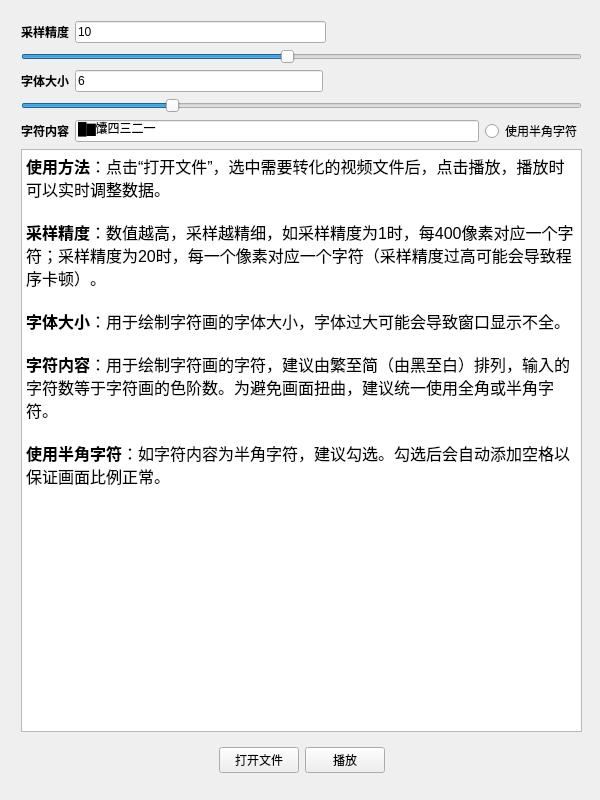
<?xml version="1.0" encoding="UTF-8"?>
<ui version="4.0">
 <class>Widget</class>
 <widget class="QWidget" name="Widget">
  <property name="geometry">
   <rect>
    <x>0</x>
    <y>0</y>
    <width>600</width>
    <height>800</height>
   </rect>
  </property>
  <property name="minimumSize">
   <size>
    <width>600</width>
    <height>800</height>
   </size>
  </property>
  <property name="maximumSize">
   <size>
    <width>600</width>
    <height>800</height>
   </size>
  </property>
  <property name="windowTitle">
   <string>ASCIIart</string>
  </property>
  <layout class="QGridLayout" name="gridLayout">
   <item row="1" column="0">
    <widget class="QWidget" name="widget_2" native="true">
     <widget class="QWidget" name="layoutWidget">
      <property name="geometry">
       <rect>
        <x>10</x>
        <y>10</y>
        <width>561</width>
        <height>761</height>
       </rect>
      </property>
      <layout class="QVBoxLayout" name="verticalLayout">
       <item>
        <layout class="QGridLayout" name="gridLayout_2">
         <item row="0" column="2">
          <spacer name="horizontalSpacer_3">
           <property name="orientation">
            <enum>Qt::Horizontal</enum>
           </property>
           <property name="sizeHint" stdset="0">
            <size>
             <width>170</width>
             <height>20</height>
            </size>
           </property>
          </spacer>
         </item>
         <item row="0" column="1">
          <widget class="QLineEdit" name="lineEdit">
           <property name="text">
            <string>10</string>
           </property>
          </widget>
         </item>
         <item row="1" column="0" colspan="3">
          <widget class="QSlider" name="horizontalSlider">
           <property name="minimum">
            <number>1</number>
           </property>
           <property name="maximum">
            <number>20</number>
           </property>
           <property name="pageStep">
            <number>5</number>
           </property>
           <property name="value">
            <number>10</number>
           </property>
           <property name="orientation">
            <enum>Qt::Horizontal</enum>
           </property>
          </widget>
         </item>
         <item row="0" column="0">
          <widget class="QLabel" name="label">
           <property name="font">
            <font>
             <weight>75</weight>
             <bold>true</bold>
            </font>
           </property>
           <property name="text">
            <string>采样精度</string>
           </property>
          </widget>
         </item>
        </layout>
       </item>
       <item>
        <layout class="QGridLayout" name="gridLayout_4">
         <item row="0" column="0">
          <widget class="QLabel" name="label_3">
           <property name="font">
            <font>
             <weight>75</weight>
             <bold>true</bold>
            </font>
           </property>
           <property name="text">
            <string>字体大小</string>
           </property>
          </widget>
         </item>
         <item row="1" column="0" colspan="4">
          <widget class="QSlider" name="horizontalSlider_3">
           <property name="minimum">
            <number>1</number>
           </property>
           <property name="maximum">
            <number>20</number>
           </property>
           <property name="pageStep">
            <number>5</number>
           </property>
           <property name="value">
            <number>6</number>
           </property>
           <property name="orientation">
            <enum>Qt::Horizontal</enum>
           </property>
          </widget>
         </item>
         <item row="0" column="3">
          <spacer name="horizontalSpacer_7">
           <property name="orientation">
            <enum>Qt::Horizontal</enum>
           </property>
           <property name="sizeHint" stdset="0">
            <size>
             <width>170</width>
             <height>20</height>
            </size>
           </property>
          </spacer>
         </item>
         <item row="0" column="1">
          <widget class="QLineEdit" name="lineEdit_3">
           <property name="text">
            <string>6</string>
           </property>
          </widget>
         </item>
        </layout>
       </item>
       <item>
        <layout class="QHBoxLayout" name="horizontalLayout_2">
         <item>
          <widget class="QLabel" name="label_4">
           <property name="font">
            <font>
             <weight>75</weight>
             <bold>true</bold>
            </font>
           </property>
           <property name="text">
            <string>字符内容</string>
           </property>
          </widget>
         </item>
         <item>
          <widget class="QLineEdit" name="lineEdit_4">
           <property name="text">
            <string>█▇馕四三二一　</string>
           </property>
          </widget>
         </item>
         <item>
          <widget class="QRadioButton" name="radioButton">
           <property name="text">
            <string>使用半角字符</string>
           </property>
          </widget>
         </item>
        </layout>
       </item>
       <item>
        <widget class="QTextBrowser" name="textBrowser">
         <property name="html">
          <string>&lt;!DOCTYPE HTML PUBLIC &quot;-//W3C//DTD HTML 4.0//EN&quot; &quot;http://www.w3.org/TR/REC-html40/strict.dtd&quot;&gt;
&lt;html&gt;&lt;head&gt;&lt;meta name=&quot;qrichtext&quot; content=&quot;1&quot; /&gt;&lt;style type=&quot;text/css&quot;&gt;
p, li { white-space: pre-wrap; }
&lt;/style&gt;&lt;/head&gt;&lt;body style=&quot; font-family:'SimSun'; font-size:9pt; font-weight:400; font-style:normal;&quot;&gt;
&lt;p style=&quot; margin-top:0px; margin-bottom:0px; margin-left:0px; margin-right:0px; -qt-block-indent:0; text-indent:0px;&quot;&gt;&lt;span style=&quot; font-size:12pt; font-weight:600;&quot;&gt;使用方法&lt;/span&gt;&lt;span style=&quot; font-size:12pt;&quot;&gt;：点击“打开文件”，选中需要转化的视频文件后，点击播放，播放时可以实时调整数据。&lt;/span&gt;&lt;/p&gt;
&lt;p style=&quot;-qt-paragraph-type:empty; margin-top:0px; margin-bottom:0px; margin-left:0px; margin-right:0px; -qt-block-indent:0; text-indent:0px; font-size:12pt;&quot;&gt;&lt;br /&gt;&lt;/p&gt;
&lt;p style=&quot; margin-top:0px; margin-bottom:0px; margin-left:0px; margin-right:0px; -qt-block-indent:0; text-indent:0px;&quot;&gt;&lt;span style=&quot; font-size:12pt; font-weight:600;&quot;&gt;采样精度&lt;/span&gt;&lt;span style=&quot; font-size:12pt;&quot;&gt;：数值越高，采样越精细，如采样精度为1时，每400像素对应一个字符；采样精度为20时，每一个像素对应一个字符（采样精度过高可能会导致程序卡顿）。&lt;/span&gt;&lt;/p&gt;
&lt;p style=&quot;-qt-paragraph-type:empty; margin-top:0px; margin-bottom:0px; margin-left:0px; margin-right:0px; -qt-block-indent:0; text-indent:0px; font-size:12pt;&quot;&gt;&lt;br /&gt;&lt;/p&gt;
&lt;p style=&quot; margin-top:0px; margin-bottom:0px; margin-left:0px; margin-right:0px; -qt-block-indent:0; text-indent:0px;&quot;&gt;&lt;span style=&quot; font-size:12pt; font-weight:600;&quot;&gt;字体大小&lt;/span&gt;&lt;span style=&quot; font-size:12pt;&quot;&gt;：用于绘制字符画的字体大小，字体过大可能会导致窗口显示不全。&lt;/span&gt;&lt;/p&gt;
&lt;p style=&quot;-qt-paragraph-type:empty; margin-top:0px; margin-bottom:0px; margin-left:0px; margin-right:0px; -qt-block-indent:0; text-indent:0px; font-size:12pt;&quot;&gt;&lt;br /&gt;&lt;/p&gt;
&lt;p style=&quot; margin-top:0px; margin-bottom:0px; margin-left:0px; margin-right:0px; -qt-block-indent:0; text-indent:0px;&quot;&gt;&lt;span style=&quot; font-size:12pt; font-weight:600;&quot;&gt;字符内容&lt;/span&gt;&lt;span style=&quot; font-size:12pt;&quot;&gt;：用于绘制字符画的字符，建议由繁至简（由黑至白）排列，输入的字符数等于字符画的色阶数。为避免画面扭曲，建议统一使用全角或半角字符。&lt;/span&gt;&lt;/p&gt;
&lt;p style=&quot;-qt-paragraph-type:empty; margin-top:0px; margin-bottom:0px; margin-left:0px; margin-right:0px; -qt-block-indent:0; text-indent:0px; font-size:12pt;&quot;&gt;&lt;br /&gt;&lt;/p&gt;
&lt;p style=&quot; margin-top:0px; margin-bottom:0px; margin-left:0px; margin-right:0px; -qt-block-indent:0; text-indent:0px;&quot;&gt;&lt;span style=&quot; font-size:12pt; font-weight:600;&quot;&gt;使用半角字符&lt;/span&gt;&lt;span style=&quot; font-size:12pt;&quot;&gt;：如字符内容为半角字符，建议勾选。勾选后会自动添加空格以保证画面比例正常。&lt;/span&gt;&lt;/p&gt;&lt;/body&gt;&lt;/html&gt;</string>
         </property>
        </widget>
       </item>
       <item>
        <widget class="QWidget" name="widget" native="true">
         <property name="maximumSize">
          <size>
           <width>16777215</width>
           <height>60</height>
          </size>
         </property>
         <layout class="QHBoxLayout" name="horizontalLayout">
          <item>
           <spacer name="horizontalSpacer">
            <property name="orientation">
             <enum>Qt::Horizontal</enum>
            </property>
            <property name="sizeHint" stdset="0">
             <size>
              <width>40</width>
              <height>20</height>
             </size>
            </property>
           </spacer>
          </item>
          <item>
           <widget class="QPushButton" name="open">
            <property name="text">
             <string>打开文件</string>
            </property>
           </widget>
          </item>
          <item>
           <widget class="QPushButton" name="play">
            <property name="text">
             <string>播放</string>
            </property>
           </widget>
          </item>
          <item>
           <spacer name="horizontalSpacer_2">
            <property name="orientation">
             <enum>Qt::Horizontal</enum>
            </property>
            <property name="sizeHint" stdset="0">
             <size>
              <width>40</width>
              <height>20</height>
             </size>
            </property>
           </spacer>
          </item>
         </layout>
        </widget>
       </item>
      </layout>
     </widget>
    </widget>
   </item>
  </layout>
 </widget>
 <resources/>
 <connections/>
</ui>
